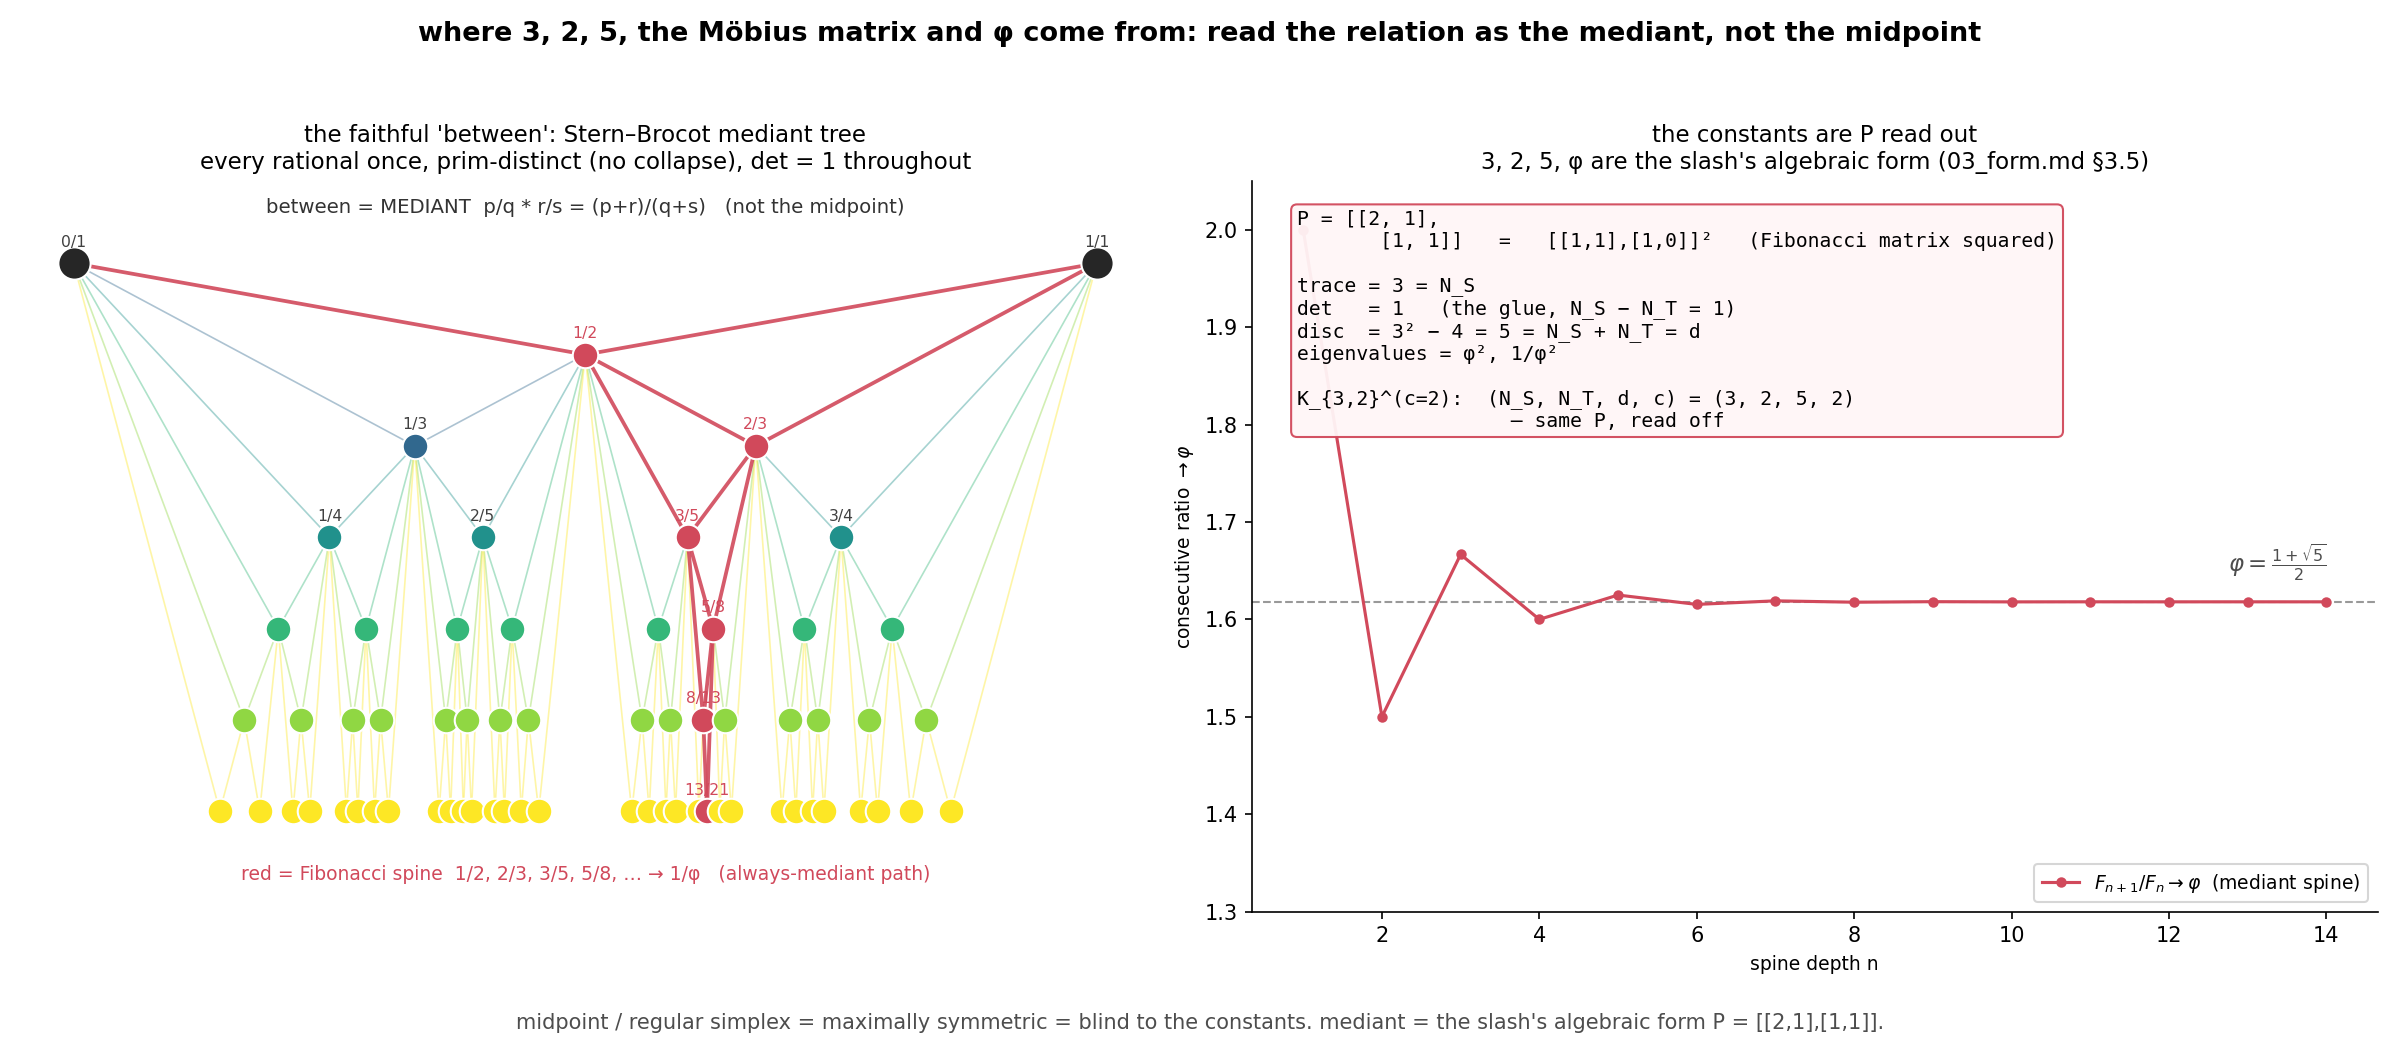

Generate this figure with Python:
"""Where 3, 2, 5, the Mobius matrix and phi pop out of "object = relation of two".

The earlier geometric renderings used maximally-symmetric embeddings -- the
arithmetic midpoint (a+b)/2 and the regular simplex -- which quotient away the
asymmetry the structural constants live in.  Continuous geometry is blind to
them (CLAUDE.md algebraic-priority: DRLT constants come from counting, not
continuous variation).

The constants are the *algebraic form* of the slash.  Per 03_form.md 3.5, the
four clauses written algebraically ARE the Mobius matrix

        P = [[2,1],[1,1]],   P(x) = (2x+1)/(x+1)
        trace 3 = NS,  det 1 = the glue (NS-NT=1),  disc 9-4 = 5 = NS+NT,
        eigenvalues (3 +- sqrt5)/2 = phi^2, 1/phi^2.

P is the Fibonacci matrix squared:  [[1,1],[1,0]]^2 = [[2,1],[1,1]].  The "between"
that carries P is not the midpoint but the MEDIANT (Stern-Brocot):

        p/q  *  r/s   =   (p+r)/(q+s)

-- a genuinely new, prim-distinct rational each time (no collapse, unlike the
midpoint; no over-symmetrization, unlike the regular simplex).  Iterating the
mediant from the two seed atoms generates every rational once (Stern-Brocot),
det = 1 throughout (the off-diagonal glue), and the always-mediant spine runs
Fibonacci -> phi.  So the same construction yields 3, 2, 5, P, phi once the
relation is read algebraically.  K_{3,2}^{(c=2)} reads (NS,NT,d,c)=(3,2,5,2)
off the same P.

Run:  python3 research-notes/geometric/mediant_constants.py
"""

import numpy as np
import matplotlib.pyplot as plt


# ----------------------------------------------------------------------------
# Stern-Brocot mediant tree on [0,1]:  seeds 0/1 and 1/1, between = mediant
# ----------------------------------------------------------------------------
def build_tree(depth):
    """Return nodes {(p,q): (value, gen)} and parents {(p,q): ((p,q),(p,q))}."""
    nodes = {(0, 1): (0.0, 0), (1, 1): (1.0, 0)}
    parents = {}

    def rec(lo, hi, g):
        if g > depth:
            return
        m = (lo[0] + hi[0], lo[1] + hi[1])
        if m not in nodes:
            nodes[m] = (m[0] / m[1], g)
            parents[m] = (lo, hi)
        rec(lo, m, g + 1)
        rec(m, hi, g + 1)

    rec((0, 1), (1, 1), 1)
    return nodes, parents


def fib_spine(depth):
    """Fibonacci fractions F_n/F_{n+1} in [0,1] -> 1/phi (the always-mediant spine)."""
    F = [1, 1]
    for _ in range(depth + 2):
        F.append(F[-1] + F[-2])
    return [(F[n], F[n + 1]) for n in range(1, depth + 1)]


def draw_tree(ax, depth=6):
    nodes, parents = build_tree(depth)
    spine = set(fib_spine(depth))
    cmap = plt.get_cmap("viridis")

    for m, (lo, hi) in parents.items():
        xv, g = nodes[m][0], nodes[m][1]
        on_spine = m in spine
        col = "#d1495b" if on_spine else cmap(g / depth)
        for p in (lo, hi):
            ax.plot([xv, nodes[p][0]], [-g, -nodes[p][1]], color=col,
                    lw=1.8 if on_spine else 0.8, alpha=0.9 if on_spine else 0.4,
                    zorder=2 if on_spine else 1)
    for (p, q), (xv, g) in nodes.items():
        on_spine = (p, q) in spine or (p, q) in ((0, 1), (1, 1))
        col = "#d1495b" if (p, q) in spine else ("0.15" if g == 0 else cmap(g / depth))
        ax.scatter([xv], [-g], s=240 if g == 0 else 150, color=col,
                   edgecolors="white", linewidths=1.0, zorder=3)
        if g <= 3 or (p, q) in spine:
            ax.text(xv, -g + 0.18, f"{p}/{q}", ha="center", fontsize=7.5,
                    color="#d1495b" if (p, q) in spine else "0.25", zorder=4)

    ax.text(0.5, 0.55, "between = MEDIANT  p/q * r/s = (p+r)/(q+s)   (not the midpoint)",
            ha="center", fontsize=9.5, color="0.2")
    ax.text(0.5, -depth - 0.75,
            "red = Fibonacci spine  1/2, 2/3, 3/5, 5/8, … → 1/φ   (always-mediant path)",
            ha="center", fontsize=9, color="#d1495b")
    ax.set_title("the faithful 'between': Stern–Brocot mediant tree\n"
                 "every rational once, prim-distinct (no collapse), det = 1 throughout",
                 fontsize=11)
    ax.set_xlim(-0.05, 1.05)
    ax.set_ylim(-depth - 1.1, 0.9)
    ax.axis("off")


# ----------------------------------------------------------------------------
# Panel 2 — the Mobius matrix P and its readouts: 3, 2, 5, phi
# ----------------------------------------------------------------------------
def draw_constants(ax, depth=14):
    phi = (1 + np.sqrt(5)) / 2
    F = [1, 1]
    for _ in range(depth + 2):
        F.append(F[-1] + F[-2])
    n = np.arange(1, depth + 1)
    ratio = np.array([F[k + 1] / F[k] for k in n])  # -> phi

    ax.axhline(phi, color="0.6", ls="--", lw=1)
    ax.plot(n, ratio, "o-", color="#d1495b", ms=4, lw=1.5,
            label=r"$F_{n+1}/F_n \to \varphi$  (mediant spine)")
    ax.text(n[-1], phi + 0.03, r"$\varphi = \frac{1+\sqrt{5}}{2}$", ha="right",
            fontsize=11, color="0.3")
    ax.set_xlabel("spine depth n", fontsize=9)
    ax.set_ylabel(r"consecutive ratio $\to \varphi$", fontsize=9)
    ax.set_ylim(1.3, 2.05)
    ax.legend(fontsize=9, loc="lower right")
    for s in ("top", "right"):
        ax.spines[s].set_visible(False)

    txt = (
        "P = [[2, 1],\n"
        "       [1, 1]]   =   [[1,1],[1,0]]²   (Fibonacci matrix squared)\n\n"
        "trace = 3 = N_S\n"
        "det   = 1   (the glue, N_S − N_T = 1)\n"
        "disc  = 3² − 4 = 5 = N_S + N_T = d\n"
        "eigenvalues = φ², 1/φ²\n\n"
        "K_{3,2}^(c=2):  (N_S, N_T, d, c) = (3, 2, 5, 2)\n"
        "                  — same P, read off"
    )
    ax.text(0.04, 0.96, txt, transform=ax.transAxes, va="top", fontsize=9.5,
            family="monospace",
            bbox=dict(boxstyle="round", fc="#fff6f7", ec="#d1495b", alpha=0.95))
    ax.set_title("the constants are P read out\n"
                 "3, 2, 5, φ are the slash's algebraic form (03_form.md §3.5)",
                 fontsize=11)


def main():
    fig, axes = plt.subplots(1, 2, figsize=(16, 7))
    fig.patch.set_facecolor("white")
    draw_tree(axes[0])
    draw_constants(axes[1])
    fig.suptitle(
        "where 3, 2, 5, the Möbius matrix and φ come from: "
        "read the relation as the mediant, not the midpoint",
        fontsize=13, fontweight="bold")
    fig.text(0.5, 0.02,
             "midpoint / regular simplex = maximally symmetric = blind to the constants. "
             "mediant = the slash's algebraic form P = [[2,1],[1,1]].",
             ha="center", fontsize=10, color="0.3")
    fig.tight_layout(rect=[0, 0.05, 1, 0.95])
    out = "research-notes/geometric/mediant_constants.png"
    fig.savefig(out, dpi=150, facecolor="white")
    print("wrote", out)


if __name__ == "__main__":
    main()
